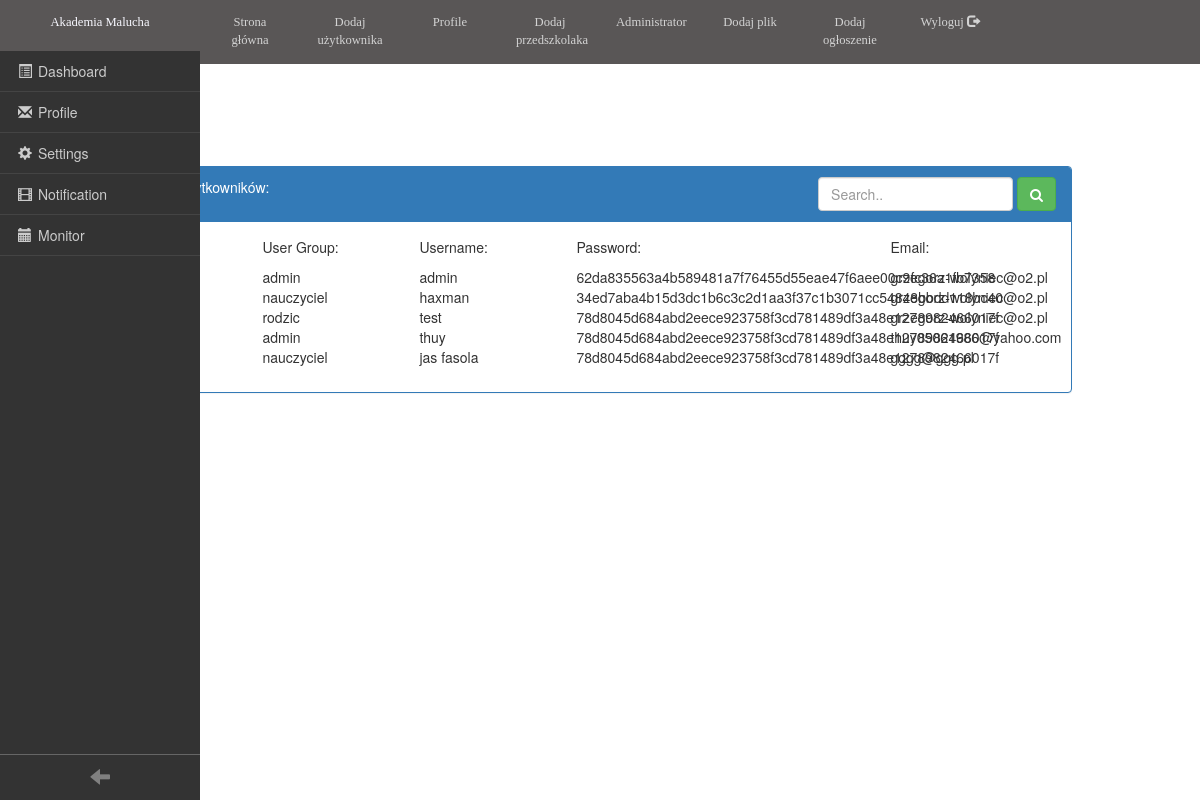
Screenshot of /check_users (signed in) with the database file from the repository.
### tables this page shows
CREATE TABLE Users(
    id INTEGER PRIMARY KEY AUTOINCREMENT,
    grupa TEXT NOT NULL,
    username TEXT NOT NULL,
    password TEXT NOT NULL,
    email TEXT NOT NULL);

### routes.py (the view)
@app.route('/check_users', methods=['POST', 'GET'])
def check_user():
    if 'username' in session:
        username = session['username']
        if check_grupa(username) == check_grupa('admin'):
            data = check_username()
            return render_template('check_users.html', grupa=check_grupa(username), info=username, data=data)
        session.pop('username', None)
        session.clear()
        return redirect(url_for('login')), flash('Nie jestes zalogowany!!  Prosze sie wczesniej zalogować')
    return redirect(url_for('login')), flash('Nie jestes zalogowany!!  Prosze sie wczesniej zalogować')

### function.py (called while the page is built)
def db_connect():
    with sqlite3.connect("static/user.db") as db:
        cursor = db.cursor()
        cursor.execute('SELECT * FROM users')
        data = cursor.fetchall()
        return data

def check_username():
    find = db_connect()
    return find

def check_grupa(username):
    with sqlite3.connect("static/user.db") as db:
        cur = db.cursor()
    cur.execute("SELECT * FROM users")
    rows = cur.fetchall()
    for row in rows:
        db_grupa = row[1]
        db_user = row[2]
        if db_grupa == db_grupa and db_user == username:
            return db_grupa

### templates/check_users.html
{% extends 'admin.html' %}
{% block body %}
<div class="main-content">
  <div class="panel panel-primary">
      <div class="panel-heading">
          <div class="row">
              <div class="col-md-6 col-lg-6 colors" align="left">
                  <p> Baza użytkowników: </p>
              </div>
              <div class="col-md-6 col-lg-6" align="right">
                  <form action="" method="post" class="form-inline">
                      <input class="colors form-control" type="text" placeholder="Search.." name="person_id" value="{{ request.form.person_id }}" align="left">
                      <button type="submit" class="btn btn-success"><i class="fa fa-search"></i></button>
                  </form>
              </div>
          </div>
      </div>
      <div class="panel-body">
          <div class="row">
              <div class="col-xs-1 col-lg-1" align="left">
                  <ul>
                      <p>Id: </p>
                      {% for item in data %}
                      <li>{{item[0]}}</li>
                      {% endfor %}
                  </ul>
              </div>
              <div class=" col-xs-2 col-md-2 col-lg-2 " align="left">
                  <ul>
                      <p>User Group: </p>
                      {% for item in data %}
                      <li>{{item[1]}}</li>
                      {% endfor %}
                  </ul>
              </div>
              <div class="col-xs-2 col-md-2 col-lg-2 " align="left">
                  <ul>
                      <p>Username: </p>
                      {% for item in data %}
                      <li>{{item[2]}}</li>
                      {% endfor %}
                  </ul>
              </div>
              <div class="col-xs-4 col-md-4 col-lg-4" align="left">
                  <ul>
                      <p>Password: </p>
                      {% for item in data %}
                      <li>{{item[3]}}</li>
                      {% endfor %}
                  </ul>
              </div>
              <div class="col-xs-3 col-md-3 col-lg-3 "align="left">
                  <ul>
                      <p>Email: </p>
                      {% for item in data %}
                      <li>{{item[4]}}</li>
                      {% endfor %}
                  </ul>
              </div>
          </div>
      </div>
  </div>
</div>
{% endblock %}

### templates/admin.html (shortened to what this page needs)
{% extends 'base.html' %}
{% block header %}
<nav class="navbar-primary">
  <a href="#" class="btn-expand-collapse"><span class="glyphicon glyphicon-arrow-left"></span></a>
  <ul class="navbar-primary-menu">
    <li>
      <a href="{{ url_for('check_user') }}"><span class="glyphicon glyphicon-list-alt"></span><span class="nav-label">Dashboard</span></a>
      <a href="{{ url_for('search_db') }}"><span class="glyphicon glyphicon-envelope"></span><span class="nav-label">Profile</span></a>
      <a href="#"><span class="glyphicon glyphicon-cog"></span><span class="nav-label">Settings</span></a>
      <a href="#"><span class="glyphicon glyphicon-film"></span><span class="nav-label">Notification</span></a>
      <a href="#"><span class="glyphicon glyphicon-calendar"></span><span class="nav-label">Monitor</span></a>
    </li>
  </ul>
</nav>
{% endblock %}

### templates/base.html (shortened to what this page needs)
<!DOCTYPE html>
<html lang="pl" xmlns="http://www.w3.org/1999/html">
<head>
   	<link rel="stylesheet" href="/static/css/main.css" />
    <link rel="stylesheet" href="/static/css/dashboard.css" />
    <link rel="stylesheet" href="https://maxcdn.bootstrapcdn.com/bootstrap/3.3.7/css/bootstrap.min.css">
    <link href="//netdna.bootstrapcdn.com/bootstrap/3.2.0/css/bootstrap.min.css" rel="stylesheet" id="bootstrap-css">
    <link href="//maxcdn.bootstrapcdn.com/font-awesome/4.2.0/css/font-awesome.min.css" rel="stylesheet">
</head>
<body>
  <div class="topnav" id="myTopnav">
    <a class="col-xs-9 col-sm-3 col-md-3 col-lg-2" href="{{ url_for('index') }}"> Akademia Malucha</a>
            {% if grupa == 'admin' %}
                    <a class="col-xs-12 col-sm-3 col-md-2 col-lg-1" href=" {{ url_for('index') }}">Strona główna</a>
                    <a class="col-xs-12 col-sm-3 col-md-2 col-lg-1" href="{{ url_for('register') }}">Dodaj użytkownika</a>
	                <a class="col-xs-12 col-sm-3 col-md-2 col-lg-1" href="{{ url_for('profil') }}">Profile</a>
                    <a class="col-xs-12 col-sm-3 col-md-2 col-lg-1" href="{{ url_for('child') }}">Dodaj przedszkolaka</a>
                    <a class="col-xs-12 col-sm-3 col-md-2 col-lg-1" href="{{ url_for('admin') }}">Administrator</a>
                    <a class="col-xs-12 col-sm-3 col-md-2 col-lg-1" href="{{ url_for('upload_file') }}">Dodaj plik</a>
                    <a class="col-xs-12 col-sm-3 col-md-2 col-lg-1" href="{{ url_for('add_post') }}">Dodaj ogłoszenie</a>
            {% endif %}
            {% if session['username'] %}
             <a class="col-xs-12 col-sm-2 col-md-2 col-lg-1" href="{{ url_for('logout') }}">Wyloguj  <span class="glyphicon glyphicon-log-out"></span></a>
            {% else %}
                <a class="col-xs-12 col-sm-2 col-md-2 col-lg-1" href="{{ url_for('index') }}">Strona główna</a>
                <a class="col-xs-12 col-sm-2 col-md-2 col-lg-1" href="{{ url_for('login') }}">Zaloguj się  <span class="glyphicon glyphicon-log-in"></span></a>
            {% endif %}
  </div>
<header>
     {% block header%}
      {% endblock %}
</header>
    <div class="main-content">
    </div>
{%block body%}
{% endblock %}
</body>
</html>

### static/css/main.css (style rules this page uses)
body { background-image: url("/static/image/rawpixel-743088-unsplash.jpg"); background-size: cover; margin: 0; padding: 0; font-family: "Helvetica Neue", Helvetica, Arial, sans-serif; color: #444; }
ul { list-style-type:none; }
.navbar-primary { background-color: #333; bottom: 0px; left: 0px; position: absolute; top: 51px; width: 200px; z-index: 8; overflow: hidden; -webkit-transition: all 0.1s ease-in-out; -moz-transition: all 0.1s ease-in-out; transition: all 0.1s ease-in-out; }
.btn-expand-collapse { position: absolute; display: block; left: 0px; bottom:0; width: 100%; padding: 8px 0; border-top:solid 1px #666; color: grey; font-size: 20px; text-align: center; }
.navbar-primary-menu, .navbar-primary-menu li { margin:0; padding:0; list-style: none; }
.navbar-primary-menu li a { display: block; padding: 10px 18px; text-align: left; border-bottom:solid 1px #444; color: #ccc; }
.navbar-primary-menu li a .glyphicon { margin-right: 6px; }
.main-content { margin-top: 30px; padding: 10px; margin-top: 2%; }
.topnav { background-color: #595656; overflow: hidden; }
.topnav a { font-family: 'Lobster', cursive; float: left; display: block; color: lightgray; text-align: center; padding: 14px 16px; text-decoration: none; font-size: 0.9em; }
.panel-primary { margin-left: 10%; margin-right: 10%; margin-top: 2%; }

### static/css/dashboard.css (style rules this page uses)
body { margin: 0px; padding: 0px; }

### rows the page displays
Users: grupa "admin", username "admin", password "62da835563a4b589481a7f76455d55eae47f6aee00c9fc36a1fb7358", email "grzegorz-wolyniec@o2.pl"
Users: grupa "nauczyciel", username "haxman", password "34ed7aba4b15d3dc1b6c3c2d1aa3f37c1b3071cc54848bbdd118bc40", email "grzegorz-wolyniec@o2.pl"
Users: grupa "rodzic", username "test", password "78d8045d684abd2eece923758f3cd781489df3a48e1278982466017f", email "grzegorz-wolyniec@o2.pl"
Users: grupa "admin", username "thuy", password "78d8045d684abd2eece923758f3cd781489df3a48e1278982466017f", email "thuy05061986@yahoo.com"
Users: grupa "nauczyciel", username "jas fasola", password "78d8045d684abd2eece923758f3cd781489df3a48e1278982466017f", email "gggg@ggg.pl"
